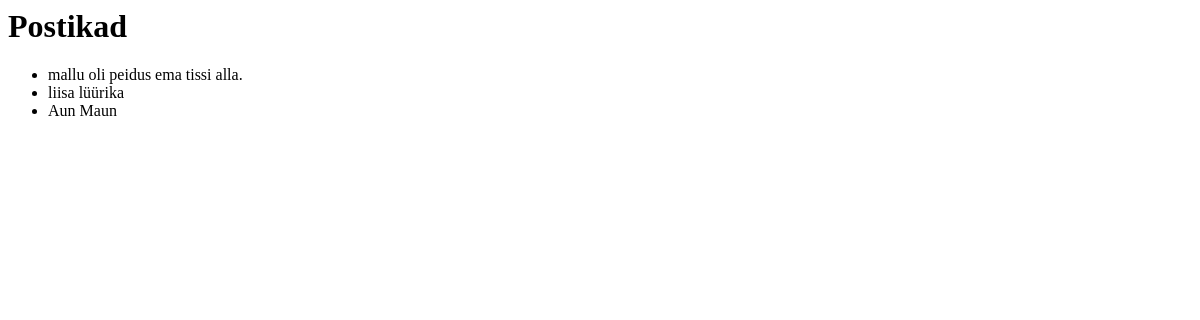
The app's page /listika/, older data.
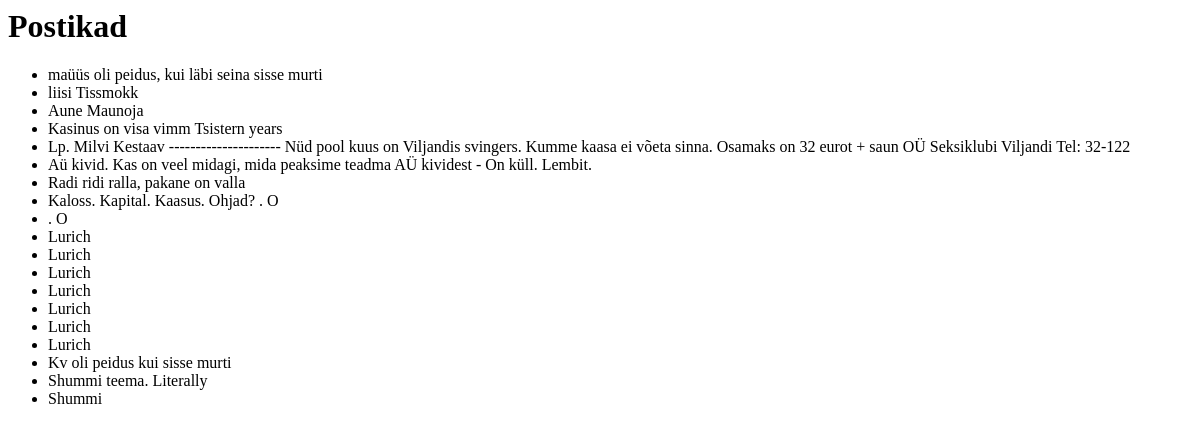
The same page, newer data.
### posts/models.py (models this page shows, shortened)
class Post(models.Model):
  text = models.TextField()

### posts/views.py (the view)
# urls.py: path("", HomePageView.as_view(), name="listika"),
class HomePageView(ListView):
  model = Post
  template_name = "listika.html"

### templates/listika.html
<h1>Postikad</h1>
<ul>
  {% for post in post_list %}
    <li>{{ post.text }}</li>
  {% endfor %}
</ul>

Row changes from the older to the newer data that the page shows:
changed Post: text "mallu oli peidus ema tissi alla." → "maüüs oli peidus, kui läbi seina sisse murti"
changed Post: text "liisa lüürika" → "liisi Tissmokk"
changed Post: text "Aun Maun" → "Aune Maunoja"
added Post: text "Kasinus on visa vimm Tsistern years"
added Post: text "Lp. Milvi Kestaav --------------------- Nüd pool kuus on Viljandis svingers. Kumme kaasa ei võeta sinna. Osamaks on 32 eurot + saun OÜ Seksiklubi Viljandi Tel: 32-122"
added Post: text "Aü kivid. Kas on veel midagi, mida peaksime teadma AÜ kividest - On küll. Lembit."
added Post: text "Radi ridi ralla, pakane on valla"
added Post: text "Kaloss. Kapital. Kaasus. Ohjad? . O"
added Post: text ". O"
added Post: text "Lurich"
added Post: text "Lurich"
added Post: text "Lurich"
added Post: text "Lurich"
added Post: text "Lurich"
added Post: text "Lurich"
added Post: text "Lurich"
added Post: text "Kv oli peidus kui sisse murti"
added Post: text "Shummi teema. Literally"
added Post: text "Shummi"
